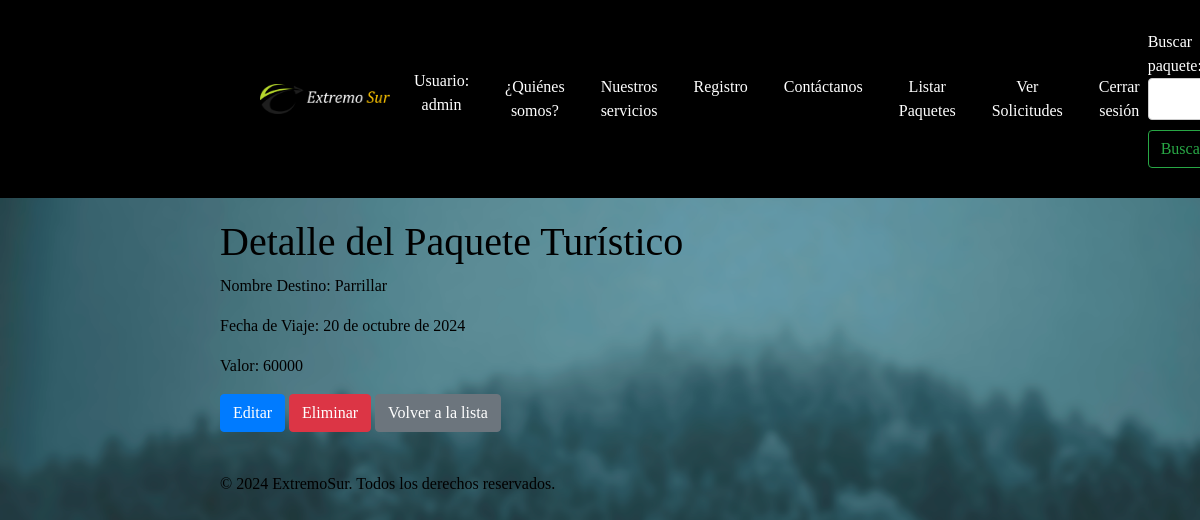
Screenshot of /paquetes/7/ (signed in) with the database file from the repository.
### gestionviajes/models.py (models this page shows, shortened)
class PaqueteTuristico(models.Model):
    nombre_destino = models.CharField(max_length=100)
    fecha_viaje = models.DateField()
    valor = models.IntegerField()  # Cambiado a IntegerField para no tener decimales
    imagen = models.ImageField(upload_to='imagenes_paquetes/', null=True, blank=True)

### gestionviajes/views.py (the view)
# urls.py: path('paquetes/<int:id>/', views.paquete_detail, name='paquete_detail'),
@staff_member_required
def paquete_detail(request, id):
    paquete = get_object_or_404(PaqueteTuristico, id=id)
    return render(request, 'paquete_detail.html', {'paquete': paquete})

### gestionviajes/forms.py
class BuscarPaqueteForm(forms.Form):
    query = forms.CharField(label='Buscar paquete', max_length=100)

### gestionviajes/context_processors.py (called while the page is built)
def search_form(request):
    return {'buscar_form': BuscarPaqueteForm()}

### gestionviajes/templates/paquete_detail.html (shortened to what this page needs)
{% extends 'base.html' %}
{% load static %}
{% block content %}
    <div class="container">
        <h1>Detalle del Paquete Turístico</h1>
        <p>Nombre Destino: {{ paquete.nombre_destino }}</p>
        <p>Fecha de Viaje: {{ paquete.fecha_viaje }}</p>
        <p>Valor: {{ paquete.valor }}</p>
        <a href="{% url 'paquete_update' paquete.id %}" class="btn btn-primary">Editar</a>
        <a href="{% url 'paquete_delete' paquete.id %}" class="btn btn-danger">Eliminar</a>
        <a href="{% url 'paquete_list' %}" class="btn btn-secondary">Volver a la lista</a>
    </div>
{% endblock %}

### gestionviajes/templates/base.html (shortened to what this page needs)
<!DOCTYPE html>
<html lang="es">
<head>
    {% load static %}
    <link rel="stylesheet" href="https://cdn.jsdelivr.net/npm/bootstrap@4.6.2/dist/css/bootstrap.min.css"
>
    <link rel="stylesheet" href="{% static 'css/styles.css' %}" />
    <link rel="stylesheet" href="https://cdnjs.cloudflare.com/ajax/libs/font-awesome/5.15.4/css/all.min.css">
</head>
<body>
    <header>
        <nav class="navbar navbar-expand-lg">
            <div class="container">
                <a class="navbar-brand" href="{% url 'index' %}">
                    <img src="{% static 'img/logo_extremo_sur.png' %}" class="d-inline-block align-top" alt="Logo">
                </a>
                <div class="collapse navbar-collapse" id="navbarNav">
                    <ul class="navbar-nav ml-auto">
                        {% if user.is_authenticated %}
                            <li class="nav-item">
                                <span class="nav-link">Usuario: {{ user.username }}</span>
                            </li>
                        {% endif %}
                        <li class="nav-item">
                            <a class="nav-link active" href="{% url 'index' %}">¿Quiénes somos?</a>
                        </li>
                        <li class="nav-item">
                            <a class="nav-link" href="{% url 'vista_paquetes_cliente' %}">Nuestros servicios</a>
                        </li>
                        <li class="nav-item">
                            <a class="nav-link" href="{% url 'registro_cliente' %}">Registro</a>
                        </li>
                        <li class="nav-item">
                            <a class="nav-link" href="{% url 'contacto' %}">Contáctanos</a>
                        </li>
                        {% if user.is_staff %}
                            <li class="nav-item">
                                <a class="nav-link" href="{% url 'paquete_list' %}">Listar Paquetes</a>
                            </li>
                            <li class="nav-item">
                                <a class="nav-link" href="{% url 'contacto_list' %}">Ver Solicitudes</a>
                            </li>
                        {% endif %}
                        {% if user.is_authenticated %}
                        <li class="nav-item">
                            <a class="nav-link" href="{% url 'logout' %}">Cerrar sesión</a>
                        </li>
                    {% else %}
                        <li class="nav-item">
                            <a class="nav-link" href="{% url 'login' %}">Iniciar sesión</a>
                        </li>
                    {% endif %}
                    </ul>
                    <form class="form-inline my-2 my-lg-0" method="GET" action="{% url 'vista_paquetes_cliente' %}">
                        {{ buscar_form.query.label_tag }}
                        {{ buscar_form.query }}
                        <button class="btn btn-outline-success my-2 my-sm-0" type="submit">Buscar</button>
                    </form>
                </div>
            </div>
        </nav>
    </header>
    {% block content %}{% endblock %}
    <footer>
        <div class="container">
            <p>&copy; 2024 ExtremoSur. Todos los derechos reservados.</p>
        </div>
    </footer>
</body>
</html>

### gestionviajes/static/css/styles.css (style rules this page uses)
body { font-family: Cambria, Cochin, Georgia, Times, 'Times New Roman', serif; color: #000; margin: 0; padding: 0; background-image: url('/static/img/fondo.png'); background-repeat: repeat-y; background-attachment: fixed; background-size: cover; }
.navbar { background-color: rgba(28, 47, 97, 0.7); color: white; padding: 10px 0; }
.navbar ul { list-style-type: none; margin: 0; padding: 0; text-align: center; }
.navbar ul li { display: inline-block; margin-right: 20px; }
.navbar ul li:last-child { margin-right: 0; }
.navbar ul li a { display: block; color: white; text-align: center; padding: 14px 16px; text-decoration: none; }
form { margin-top: 20px; }
form label { display: block; margin-bottom: 5px; }
form input, form textarea { width: 100%; padding: 8px; margin-bottom: 10px; border: 1px solid #ccc; border-radius: 4px; box-sizing: border-box; }
form button { background-color: #4CAF50; color: white; padding: 10px 20px; border: none; border-radius: 4px; cursor: pointer; }
.container { max-width: 800px; margin: 0 auto; padding: 20px; }
.navbar-brand img { width: 150px; height: auto; margin-left: 20px; padding-left: 20px; }

### gestionviajes/templates/base.html (style rules this page uses)
.navbar { background-color: black; color: white; }
.navbar-brand img { max-height: 30px; }
.navbar-nav .nav-item .nav-link { color: white !important; }

### rows the page displays
PaqueteTuristico: nombre_destino "Parrillar", fecha_viaje "20 de octubre de 2024", valor "60000"

### other values shown
{{ user.username }} "admin"
{{ buscar_form.query.label_tag }} "Buscar…"
